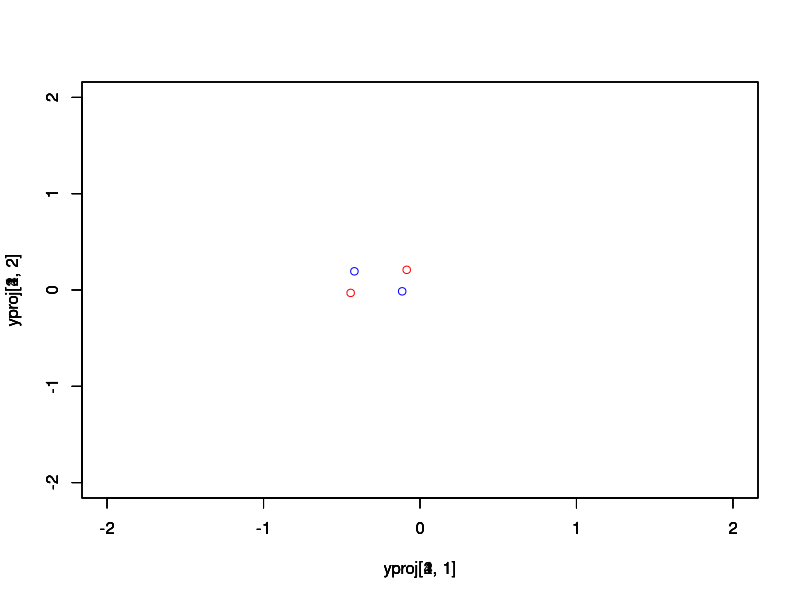
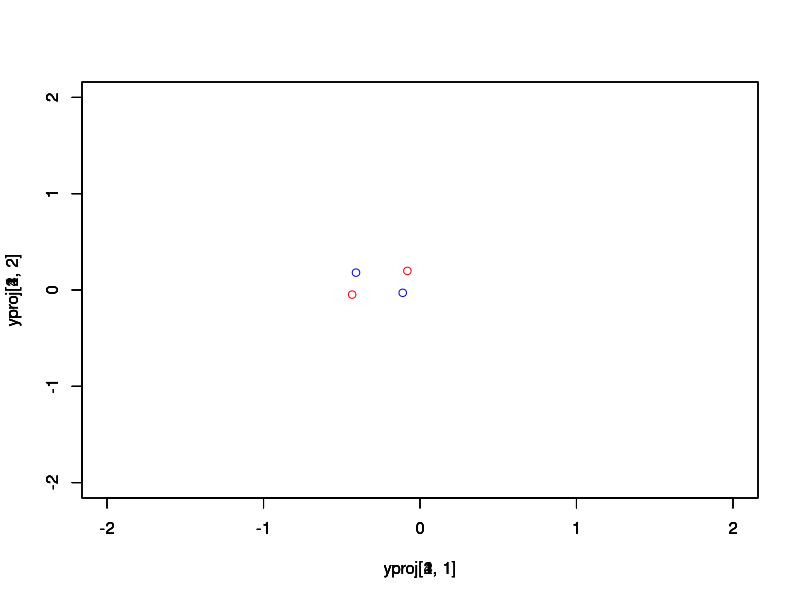
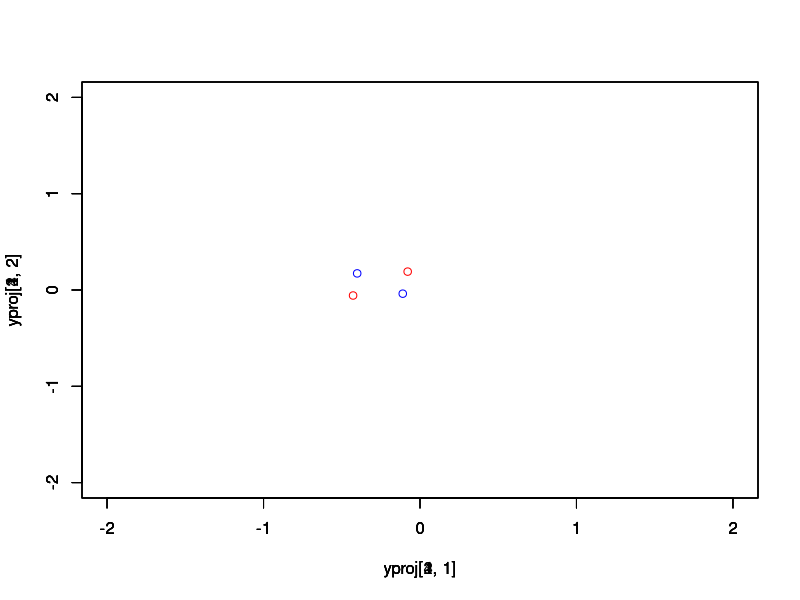
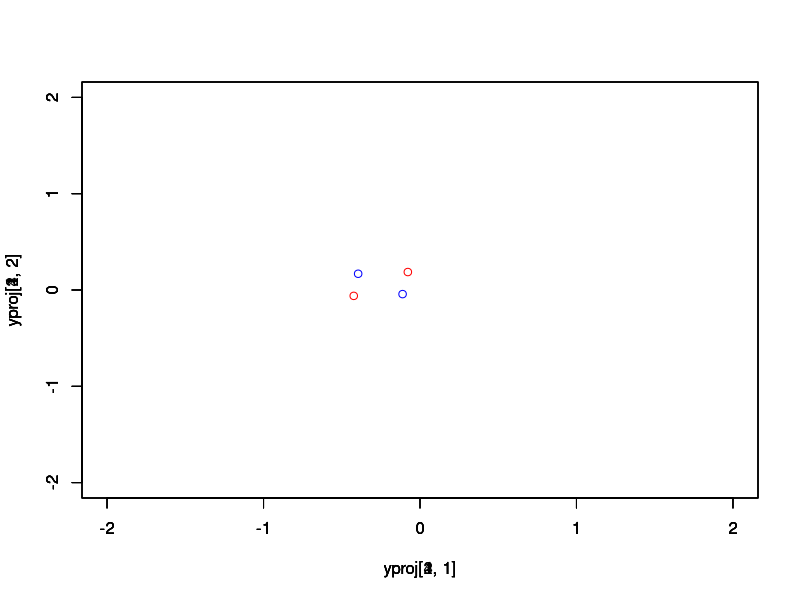
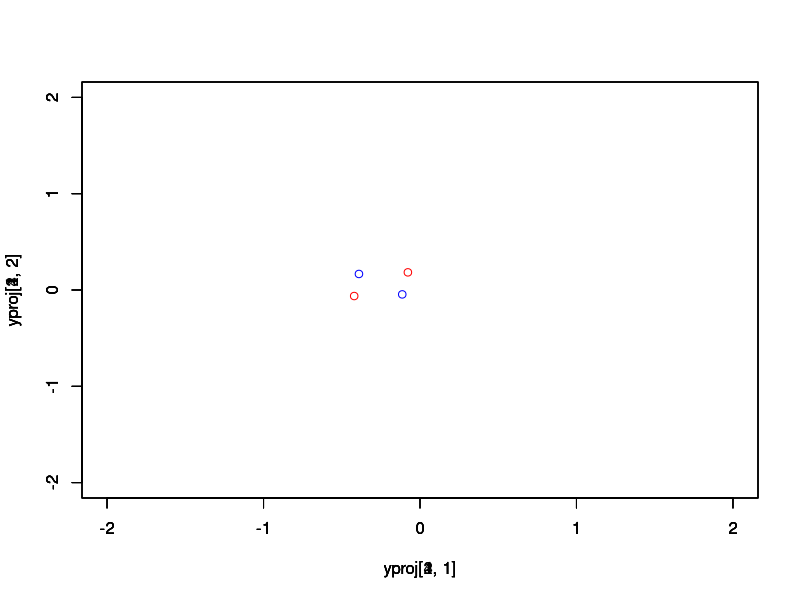
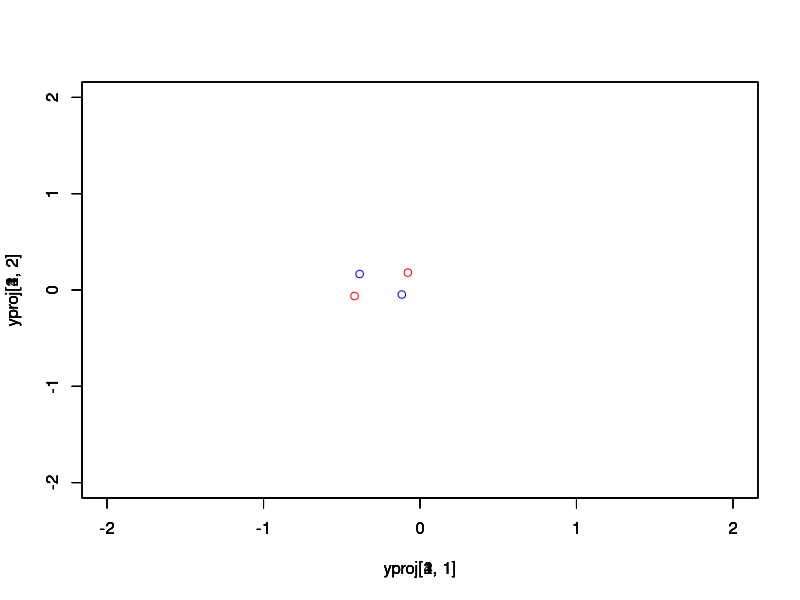
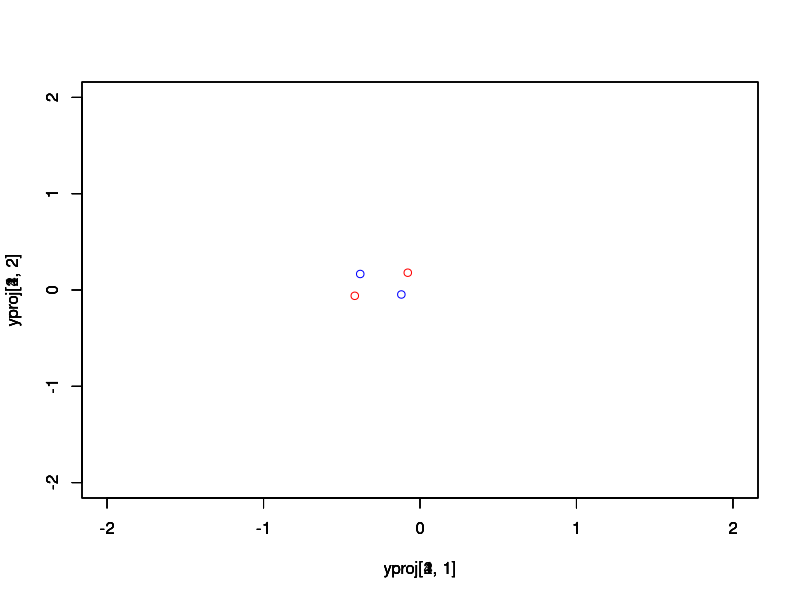
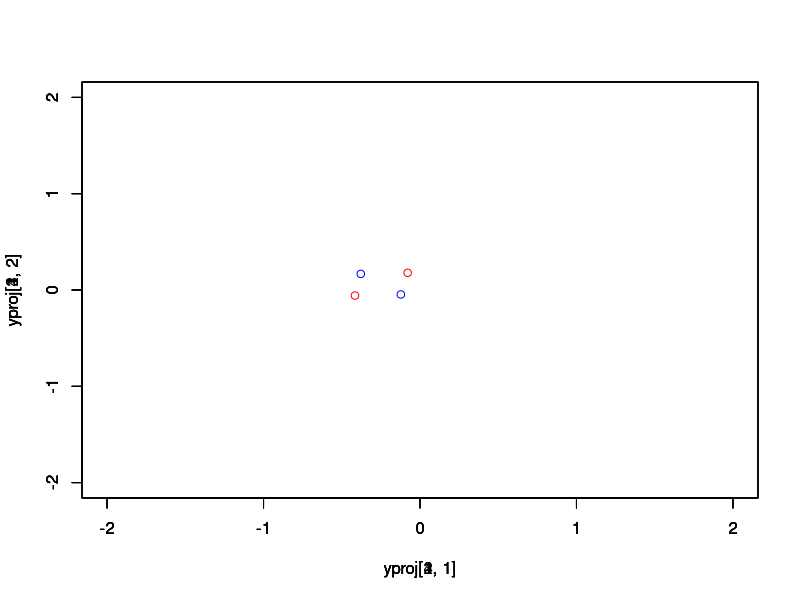

Write the R code that produced these figures, in order.
rm(list=ls())
#############################
sech2<-function(u)
{
  return(((2/(exp(u)+exp(-u)))*(2/(exp(u)+exp(-u))))) 
}
############################
x<-matrix(c(0,0,0,1,1,0,1,1),byrow = T,ncol=2)
y<-matrix(c(-1,+1,+1,-1,+1,-1,-1,+1),byrow = T,ncol=2)

i1<-1
i4<-1
i5<-1
i8<-1

w61<-runif(1)-0.5
w62<-runif(1)-0.5
w63<-runif(1)-0.5

w72<-runif(1)-0.5
w73<-runif(1)-0.5
w74<-runif(1)-0.5

w95<-runif(1)-0.5
w96<-runif(1)-0.5
w97<-runif(1)-0.5

w106<-runif(1)-0.5
w107<-runif(1)-0.5
w108<-runif(1)-0.5

tol<-0.01
nepocas<-0
eepoca<-tol+1
eta<-0.01
maxepocas<-10000

evec<-matrix(nrow=1,ncol=maxepocas) 
while ((nepocas < maxepocas) && (eepoca>tol))
{
  ei2<-0
  iseq<-sample(4)
  for (i in (1:4))
  {
    xseq<-x[iseq[i],]
    yseq<-y[iseq[i],]
    i2<-xseq[1]
    i3<-xseq[2]
    y9<-yseq[1]
    y10<-yseq[2]
    
    u6<-i1*w61+i2*w62+i3*w63
    i6<-tanh(u6)
    
    u7<-i2*w72+i3*w73+i4*w74
    i7<-tanh(u7)
    
    u9<-i5*w95+i6*w96+i7*w97
    i9<-tanh(u9)
    
    u10<-i6*w106+i7*w107+i8*w108
    i10<-tanh(u10)
    
    e9<-y9-i9
    e10<-y10-i10
    
    d9<-e9*sech2(u9)
    d10<-e10*sech2(u10)
    
    dw95<-eta*d9*i5
    dw96<-eta*d9*i6
    dw97<-eta*d9*i7
    
    dw106<-eta*d10*i6
    dw107<-eta*d10*i7
    dw108<-eta*d10*i8
    
    d6<-sech2(u6)*(d9*w96+d10*w106)
    d7<-sech2(u7)*(d9*w97+d10*w107)
    
    dw61<-eta*d6*i1
    dw62<-eta*d6*i2
    dw63<-eta*d6*i3
    
    dw72<-eta*d7*i2
    dw73<-eta*d7*i3
    dw74<-eta*d7*i4
    
    w61<-w61+dw61
    w62<-w62+dw62
    w63<-w63+dw63
    
    w72<-w72+dw72
    w73<-w73+dw73
    w74<-w74+dw74
    
    w95<-w95+dw95
    w96<-w96+dw96
    w97<-w97+dw97
    
    w106<-w106+dw106
    w107<-w107+dw107
    w108<-w108+dw108
    
    ei<-((e9*e9)+(e10*e10))/2
    ei2<-ei2+ei 
  }
  nepocas<-nepocas+1 
  evec[nepocas]<-ei2/4 
  eepoca<-evec[nepocas]
  
  yproj<-matrix(ncol = 2,nrow = 4)
  if ((nepocas %% 10) == 0)
  {
    #########################
    
    for (i in (1:4))
    {
      xseq<-x[i,]
      yseq<-y[i,]
      i2<-xseq[1]
      i3<-xseq[2]
      
      u6<-i1*w61+i2*w62+i3*w63
      i6<-tanh(u6)
      
      u7<-i2*w72+i3*w73+i4*w74
      i7<-tanh(u7)
      
      yproj[i,1]<-i6
      yproj[i,2]<-i7
    }
    
    plot(yproj[1,1],yproj[1,2],type = 'p',col='red',xlim = c(-2,2),ylim=c(-2,2))
    par(new=T)
    plot(yproj[2,1],yproj[2,2],type = 'p',col='blue',xlim = c(-2,2),ylim=c(-2,2))
    par(new=T)
    plot(yproj[3,1],yproj[3,2],type = 'p',col='blue',xlim = c(-2,2),ylim=c(-2,2))
    par(new=T)
    plot(yproj[4,1],yproj[4,2],type = 'p',col='red',xlim = c(-2,2),ylim=c(-2,2))
    
    
    Sys.sleep(0.1)
    # print(nepocas)
  }
  
  
  
  
  
}

#########################
yhat<-matrix(ncol = 2,nrow = 4)
for (i in (1:4))
{
  xseq<-x[i,]
  yseq<-y[i,]
  i2<-xseq[1]
  i3<-xseq[2]
  
  u6<-i1*w61+i2*w62+i3*w63
  i6<-tanh(u6)
  
  u7<-i2*w72+i3*w73+i4*w74
  i7<-tanh(u7)
  
  u9<-i5*w95+i6*w96+i7*w97
  i9<-tanh(u9)
  
  u10<-i6*w106+i7*w107+i8*w108
  i10<-tanh(u10)
  
  yhat[i,1]<-i9
  yhat[i,2]<-i10
}

plot((1:nepocas),evec[(1:nepocas)],type='l')
print(2*(1*(yhat>=0)-0.5))